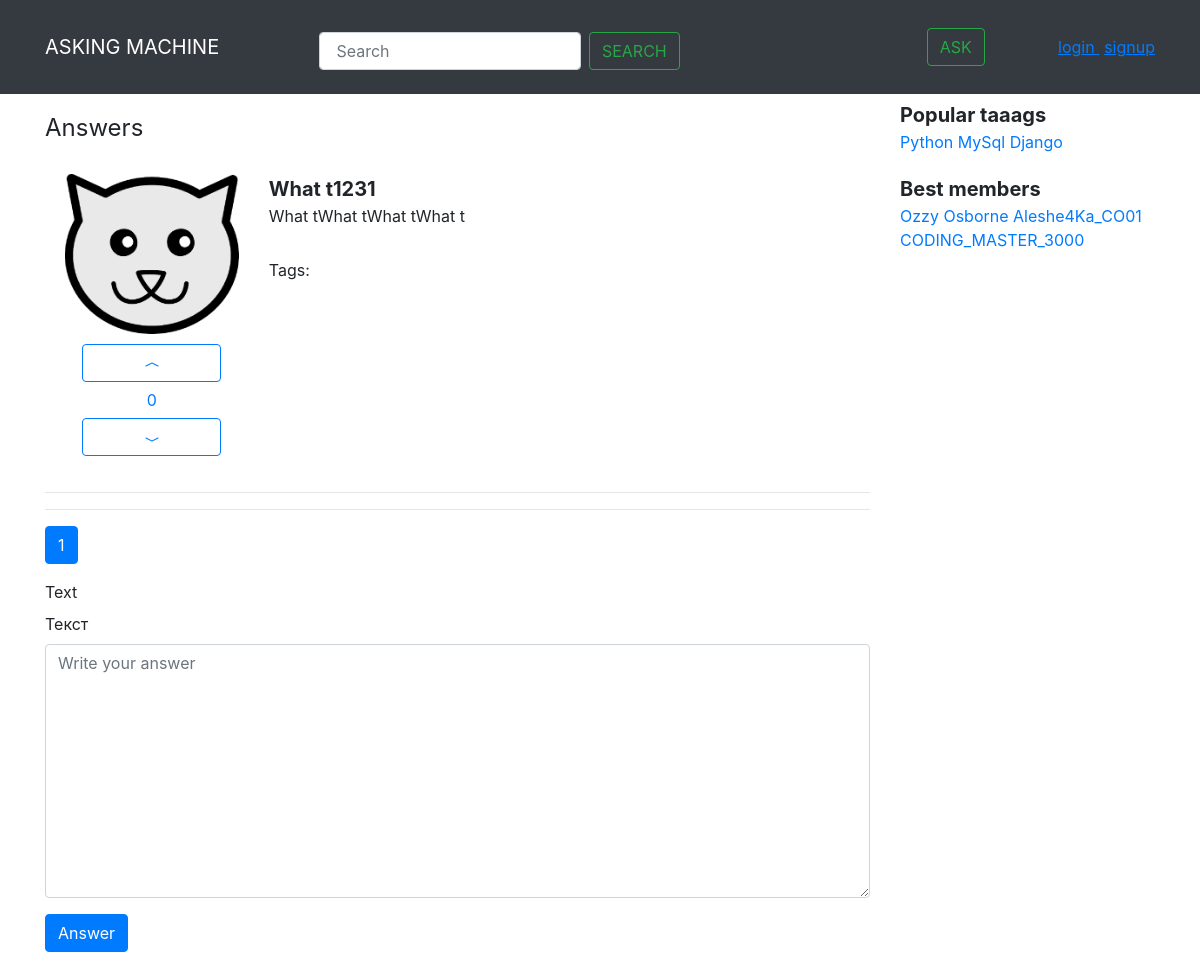
Before: /question/2/ with the older database file.
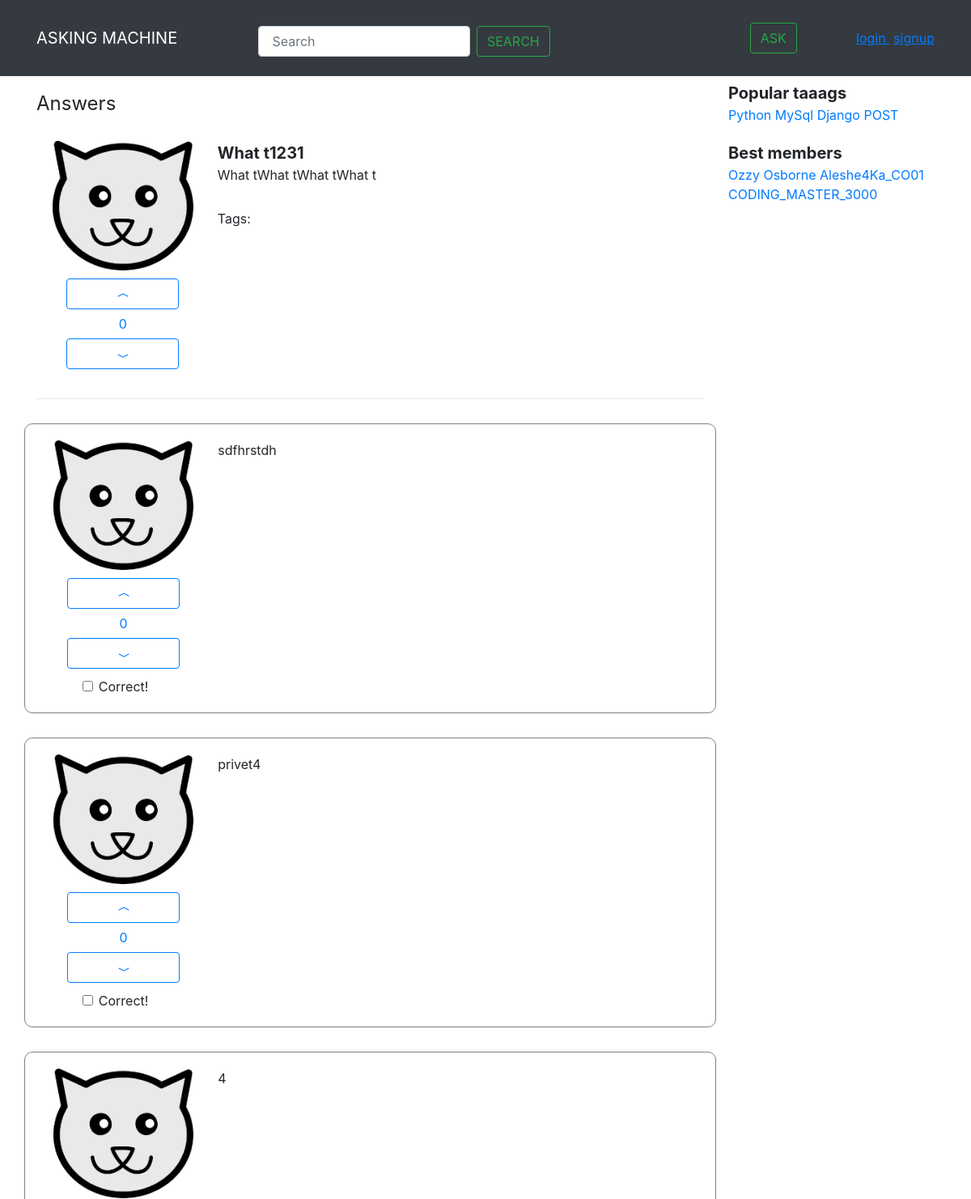
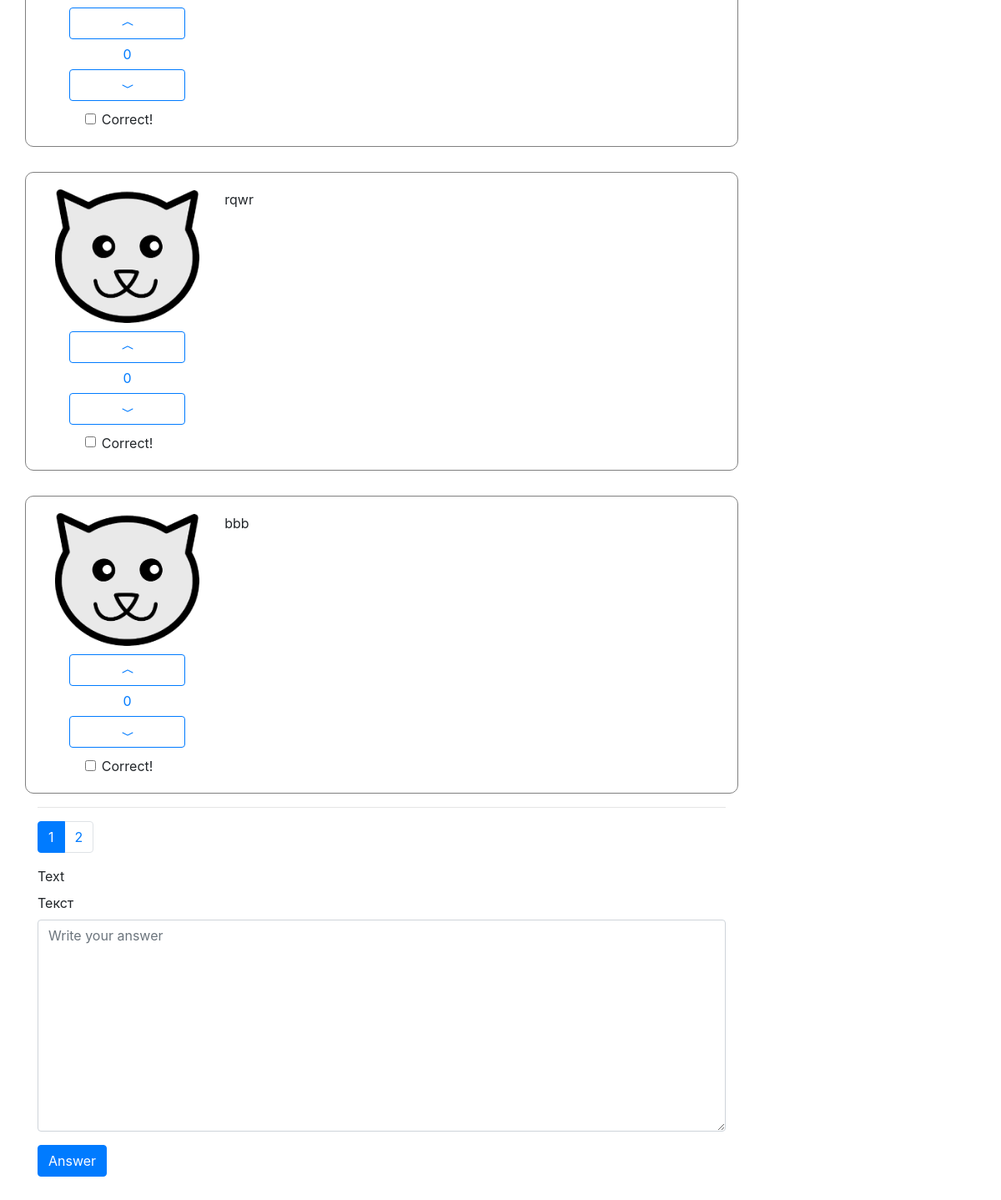
After: the same page with the newer database file (2 pictures, top to bottom).
### app/models.py (models this page shows, shortened)
class Tag(models.Model):
    title = models.CharField(max_length=100, unique=True,
                             verbose_name="Название")
    objects = TagManager()
    class Meta:
        verbose_name = "Тег"
        verbose_name_plural = "Теги"

class Question(models.Model):
    user = models.ForeignKey(Profile, on_delete=models.CASCADE)
    tags = models.ManyToManyField('Tag')
    title = models.CharField(max_length=100, verbose_name="Название", unique=True)
    text = models.TextField(verbose_name="Текст")
    creation_date = models.DateField(auto_now_add=True, verbose_name="Дата создания")
    like_count = models.IntegerField(default=0, verbose_name='Кол-во лайков')
    answer_count = models.IntegerField(default=0, verbose_name='Кол-во ответов')
    objects = QuestionManager()
    class Meta:
        verbose_name = "Вопрос"
        verbose_name_plural = "Вопросы"

class Answer(models.Model):
    user = models.ForeignKey(
        Profile,
        on_delete=models.CASCADE,
    )
    question = models.ForeignKey('Question', on_delete=models.CASCADE)
    text = models.TextField("Текст")
    creation_date = models.DateField(
        auto_now_add=True, verbose_name="Дата создания")
    like_count = models.IntegerField(default=0, verbose_name='Кол-во лайков')
    objects = AnswerManager()
    class Meta:
        verbose_name = "Ответ"
        verbose_name_plural = "Ответы"

### app/views.py (the view)
# urls.py: path('question/<int:qid>/', views.question_page, name='question'),
@require_http_methods(['GET', 'POST'])
def question_page(request, qid):
    question = Question.objects.get(pk=qid)
    answers = paginate_objects(Answer.objects.by_question(qid),
                               request.GET.get('page'), 5)
    if request.method == 'GET':
        form = AnswerForm()
    else:
        form = AnswerForm(request.POST)
        if form.is_valid():
            form.save(request.user.profile, question)
        else:
            messages.error(request, 'something went wrong')
    return render(request, 'question_page.html', {
        'question': question,
        'questions': answers,
        'popular_tags': Tag.objects.all()[:20],
        'form': form
    })

### app/forms.py (shortened to what this page needs)
class AnswerForm(forms.ModelForm):
    class Meta:
        model = Answer
        fields = ['text']
        widgets = {
            'text': forms.Textarea(attrs={'class': 'mb-3'}),
        }
    def __init__(self, *args, **kwargs):
        super().__init__(*args, **kwargs)
        self.fields['text'].widget.attrs['placeholder'] = 'Write your answer'
        self.fields['text'].required = False

### app/models.py (called while the page is built)
    def by_question(self, question_pk):
        return self.filter(question=Question.objects.get(pk=question_pk)).order_by('like_count')

### app/views.py (called while the page is built)
def paginate_objects(objects, page, objects_per_page=20):
    return Paginator(objects, objects_per_page).get_page(page)

### templates/question_page.html (shortened to what this page needs)
{% extends 'inc/base.html' %}
{% load static %}
{% load bootstrap4 %}
{% block content %}
<legend>Answers</legend>
{% include 'inc/full_question.html' %}
<hr>
{% for answer in questions %}
{% include 'inc/one_answer.html' %}
{% endfor %}
<hr>
{% include 'inc/pagination.html' %}
<form method="POST" action="" enctype="">
    <div class="form-group">
        <label for="questionText">Text</label>
        {% bootstrap_form form %}
    </div>
    <button type="submit" class="btn btn-primary">Answer</button>
</form>
<br>
<br>
<br>
{% endblock content %}

### templates/inc/full_question.html (shortened to what this page needs)
{% load static %}
<div class="row full-question-box">
    <div class="col-3">
        {% if question.user.avatar.url %}
            <img src="{{ question.user.avatar.url }}" class="question-img rounded">
        {% else %}
            <img src="/media/HUI.png" class="question-img rounded">
        {% endif %}
        {% include 'inc/vote_button.html' %}
    </div>
    <div class="col-9">
		<div class="question-title">{{ question.title }}</div>
        <div class="question-text">{{ question.text }}</div>
        <div class="row question-links">
            <div class="col question-tags">
                Tags:
            </div>
        </div>
    </div>
</div>

### templates/inc/vote_button.html (shortened to what this page needs)
{% load static %}
<div class="like-counter btn-group-toggle" data-toggle="buttons">
	<label type="button" class="btn btn-outline-primary w-100 like" data-id="{{ question.id }}" data-essence="question" >
		<svg width="1em" height="1em" viewBox="0 0 16 16" class="bi bi-chevron-compact-up"
													fill="currentColor" xmlns="http://www.w3.org/2000/svg">
			<path fill-rule="evenodd"
		 d="M7.776 5.553a.5.5 0 0 1 .448 0l6 3a.5.5 0 1 1-.448.894L8 6.56 2.224 9.447a.5.5 0 1 1-.448-.894l6-3z">
			</path>
		</svg>
	</label>
	<span class="like-count" data-id="{{ question.id }}" data-count="{{ question.like_count }}" >{{ question.like_count }}</span>
	<label type="button" class="btn btn-outline-primary w-100 dislike" data-id="{{ question.id }}" data-essence="question">
		<svg width="1em" height="1em" viewBox="0 0 16 16" class="bi bi-chevron-compact-down"
													fill="currentColor" xmlns="http://www.w3.org/2000/svg">
			<path fill-rule="evenodd"
		 d="M1.553 6.776a.5.5 0 0 1 .67-.223L8 9.44l5.776-2.888a.5.5 0 1 1 .448.894l-6 3a.5.5 0 0 1-.448 0l-6-3a.5.5 0 0 1-.223-.67z">
			</path>
		</svg>
	</label>
</div>

### templates/inc/one_answer.html
{% load static %}
<div class="row question-box">
    <div class="col-3">
        {% if question.user.avatar.url %}
            <img src="{{ answer.user.avatar.url }}" class="question-img rounded">
        {% else %}
            <img src="/media/HUI.png" class="question-img rounded">
        {% endif %}
        {% include 'inc/vote_button.html' %}
        <form class="like-counter">
            <input type="checkbox" class="form-check-input" id="isCorrect{{ answer.id }}">
            <label class="form-check-label" for="isCorrect{{ answer.id }}">Correct!</label>
        </form>
    </div>
    <div class="col-9">
        <div class="question-text">{{ answer.text }}</div>
    </div>
</div>

### templates/inc/right.html
{% load static %}
<div class="popular-tags-block">
	<div class="popular-tags-title">
		Popular taaags
	</div>
	<div class="popular-tags">
	{% for tag in popular_tags %}
		<a href="{% url 'tag' tag.title %}">{{ tag.title }}</a>
	{% endfor %}
	</div>
</div>
<div class="best-members-block">
	<div class="best-members-title">
		Best members
	</div>
	<div class="best-members">
		<a href="#">Ozzy Osborne</a>
		<a href="#">Aleshe4Ka_CO01</a>
		<a href="#">CODING_MASTER_3000</a>
	</div>
</div>

Changed rows visible on the page:
added Answer: {{ question.like_count }} "0", text "sdfhrstdh"
added Answer: {{ question.like_count }} "0", text "privet4"
added Answer: {{ question.like_count }} "0", text "4"
added Answer: {{ question.like_count }} "0", text "rqwr"
added Answer: {{ question.like_count }} "0", text "bbb"
added Tag: title "POST"
Other visible differences:
new list line: "2"
